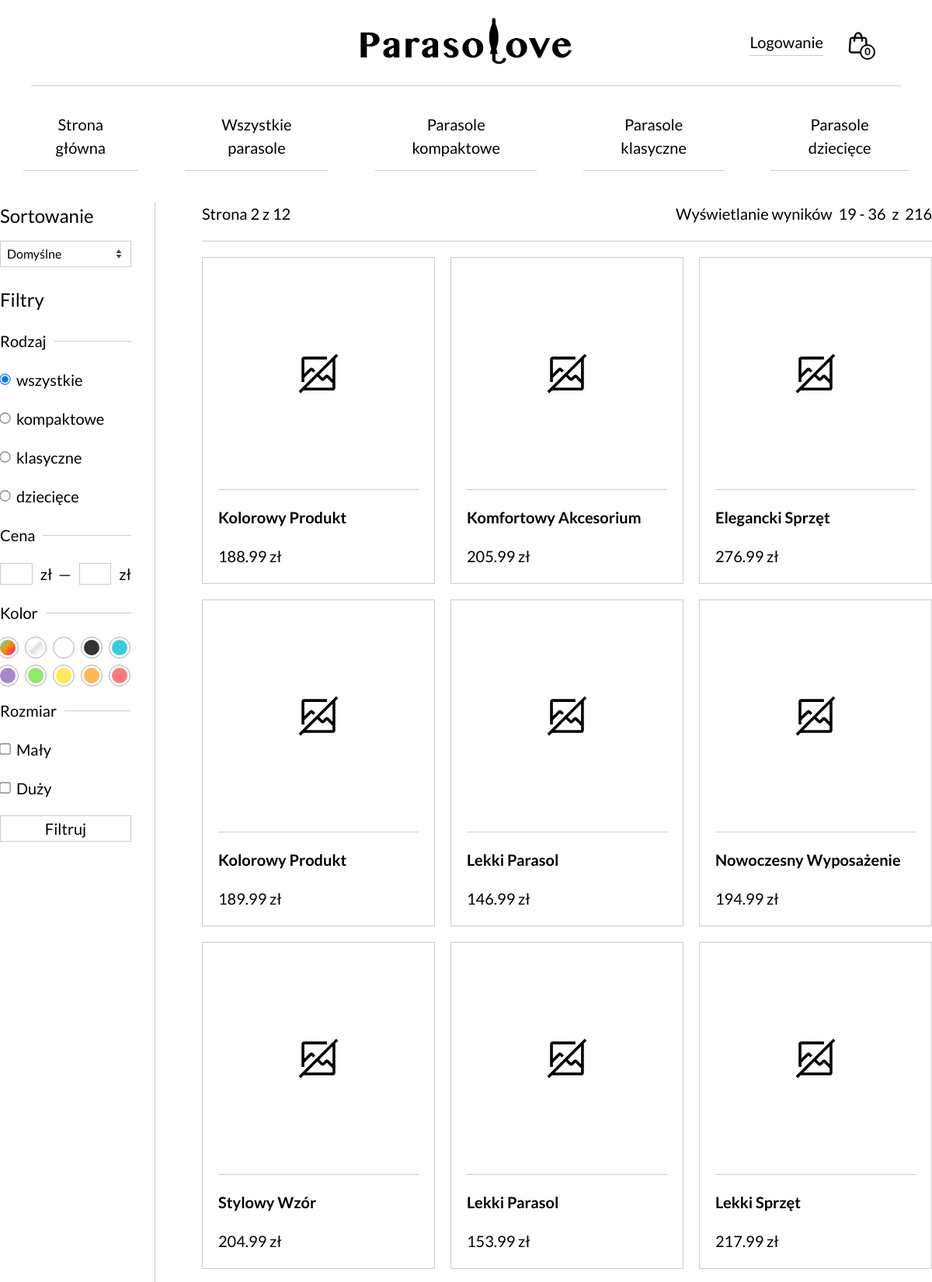
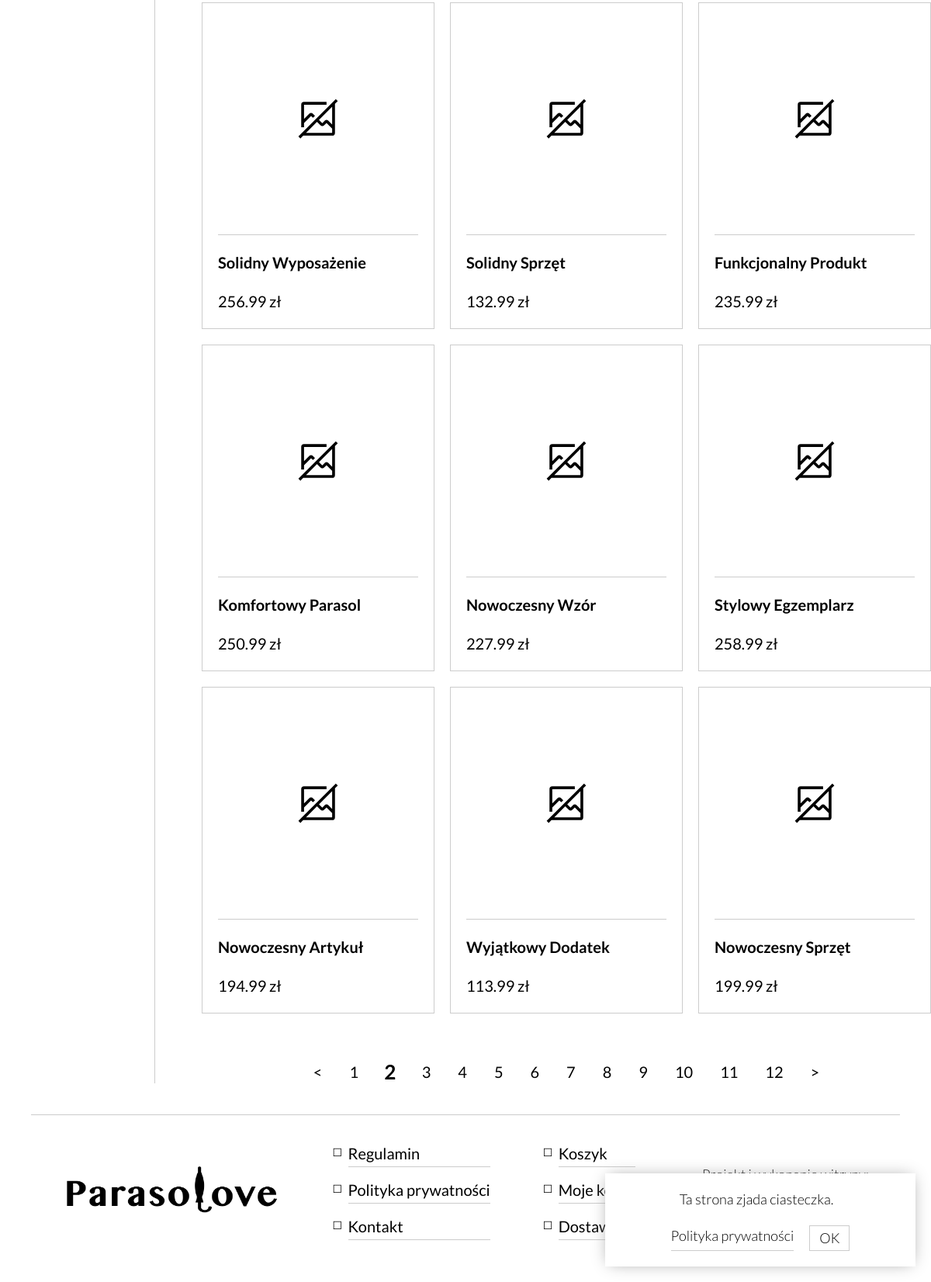
Screenshot of /pages/catalog.php?page=2 with the database file from the repository (2 pictures, top to bottom).
### tables this page shows
CREATE TABLE `category` (
  `category_id` int(11) NOT NULL,
  `name` varchar(45) NOT NULL
);

CREATE TABLE `color` (
  `color_id` int(11) NOT NULL,
  `name` varchar(20) NOT NULL,
  `hex_code` varchar(255) NOT NULL COMMENT 'color hex code with #'
);

CREATE TABLE `size` (
  `size_id` int(1) NOT NULL,
  `name` varchar(20) NOT NULL
);

CREATE TABLE `product` (
  `product_id` int(11) NOT NULL,
  `category_id` int(11) NOT NULL,
  `color_id` int(5) NOT NULL,
  `size_id` int(1) NOT NULL,
  `name` varchar(45) NOT NULL,
  `description` text NOT NULL,
  `price` decimal(10,2) NOT NULL,
  `quantity` int(11) NOT NULL,
  `is_archived` tinyint(1) NOT NULL DEFAULT 0
);

### pages/catalog.php (the view, shortened to what this page needs)
<?php
	require_once('components/htmlBegin.php');
	require_once('components/header.php');
?>
<div class="page-container">
	<div class="flex-container">
		<aside class="filters" style="user-select: none;">
			<div>
				<p style="font-size: 1.2rem;">Sortowanie</p>
				<form method="get" name="sort">
					<select name="sort" id="sort" onchange="this.form.submit()">
						<?php $sort = $_GET['sort'] ?? 'default'; ?>
						<option value="default" <?= $sort == 'default' ? 'selected' : ''?>>Domyślne</option>
					</select>
				</form>
			</div>
			<form method="get">
				<p style="font-size: 1.2rem;">Filtry</p>
				<div class="flex-container align-center row nowrap" style="gap: .5rem"> <span style="width: fit-content;"> Rodzaj </span> <hr> </div>
					<div><input type="radio" name="category" id="wszystkie" value="wszystkie" checked> <label for="wszystkie">wszystkie</label> </div>
					<?php
						$sql = "SELECT name FROM `category`";
						$result = mysqli_query($conn, $sql);
						while($row = mysqli_fetch_array($result)) {
							echo '<div> <input type="radio" name="category" id="' . $row["name"] . '" value="' . $row["name"] . '"> <label for="' . $row["name"] . '">' . $row["name"] . '</label> </div>';
						}
					?>
				<div class="flex-container align-center row nowrap" style="gap: .5rem"> <span style="width: fit-content;"> Cena </span> <hr> </div>
					<div class="cena-input">
						<input type="number" name="price-min" id="price-min" value="" style="margin-left: 0;"> <label for="price-min" style="min-width: fit-content;">zł &nbsp;&mdash;</label>
						<input type="number" name="price-max" id="price-max" value=""></label> <label for="price-max">zł</label>
					</div>
				<div class="flex-container align-center row nowrap" style="gap: .5rem"> <span style="width: fit-content;"> Kolor </span> <hr> </div>
					<div class="flex-container row" style="gap: .8rem">
						<?php
							$sql = "SELECT name, hex_code FROM `color`";
							$result = mysqli_query($conn, $sql);
							while($row = mysqli_fetch_array($result)) {
								echo '<label title="' . $row["name"] . '" value="' . $row["name"] . '" for="' . $row["name"] . '" class="color-checkbox-label" style="background: ' . $row["hex_code"] . '"></label> <input type="checkbox" name="color" id="' . $row["name"] . '" class="color-checkbox">';
							}
						?>
					</div>
				<div class="flex-container align-center row nowrap" style="gap: .5rem"> <span style="width: fit-content;"> Rozmiar </span> <hr> </div>
					<?php
						$sql = "SELECT name FROM `size`";
						$result = mysqli_query($conn, $sql);
						while($row = mysqli_fetch_array($result)) {
							echo '<div> <input type="checkbox" name="size" value="' . $row["name"] . '" id="' . $row["name"] . '"> <label for="' . $row["name"] . '">' . $row["name"] . '</label> </div>';
						}
					?>
				<input type="submit" value="Filtruj" class="btn">
			</form>
		</aside>
		<div class="flex-container flex-1" style="gap: 1rem;">
			<?php
				$data = getProducts($conn, $sort, true);
				$products = $data['products'];
				$currentPage = $data['pagination']['currentPage'];
				$totalPages = $data['pagination']['totalPages'];
				foreach ($products as $product) {
					echo '<a href="/produkt?id=' . $product['pro_product_id'] . '" class="product-card">
							'. getProductImage($product['pro_product_id']) .'
							<hr>
							<h4>' . $product['pro_name'] . '</h4>
							<p>' . $product['pro_price'] . ' zł</p>
						</a>';
				}
			?>
			<div class="flex-container align-center justify-center nowrap" style="gap: 1.75rem; margin-top: 2rem;">
				<a href="<?= ($currentPage > 1) ? '?page=' . $currentPage - 1 : '' ?>">&lt;</a>
				<?php for ($i = 1; $i <= $totalPages; $i++) { ?>
					<a href="?page=<?= $i ?>" <?= ($i == $currentPage) ? 'class="pagination-active"' : '' ?>> <?= $i ?> </a>
				<?php } ?>
				<a href="<?= ($currentPage < $totalPages) ? '?page=' . $currentPage + 1 : '' ?>">&gt;</a>
			</div>
		</div>
	</div>
</div>
<?php
	require_once('components/footer.php');
	require_once('components/htmlEnd.php');
?>

### components/header.php (shortened to what this page needs)
<header>
	<div class="block">
		<a href="/">
			<img src="assets/site-images/parasolove-logo.png" alt="Logo" class="logo">
		</a>
	</div>
	<div class="block header-right">
		<?php if (isset($_SESSION['user_id']) && $_SESSION['user_role'] == "client") { ?>
			<a href="/konto" class="link">Moje konto</a>
			<a href="/wyloguj" class="link">Wyloguj</a>
		<?php } else if (isset($_SESSION['user_id']) && $_SESSION['user_role'] == "admin") { ?>
			<a href="/panel-sprzedawcy" class="link">Panel sprzedawcy</a>
			<a href="/wyloguj" class="link">Wyloguj</a>
		<?php } else { ?>
			<div class="login-wrapper" style="position: relative;">
				<span class="link" onclick="popup()" style="cursor: pointer; user-select: none;">Logowanie</span>
			</div>
		<?php } ?>
		<a href="/koszyk" class="shopping-bag-icon"><img src="assets/site-images/shopping-bag.svg" alt="Koszyk" class="icon"></a>
	</div>
</header>
<nav>
	<ul>
		<li><a href="/">Strona główna</a></li>
		<li><a href="/katalog">Wszystkie parasole</a></li>
		<?php
			$sql = "SELECT name FROM `category` LIMIT 3";
			$result = mysqli_query($conn, $sql);
			while($row = mysqli_fetch_array($result)) {
				echo "<li> <a href='/katalog?category=" . $row['name'] . "'> Parasole " . $row['name'] . "</a> </li>";
			}
		?>
	</ul>
</nav>
<div class="infoPopup flex align-center justify-center flex-column wrap gap-m" id="cookieBox">
	<p>Ta strona zjada ciasteczka.</p>
	<div class="flex flex row no-wrap gap-m">
		<a href="/dokumenty/polityka-prywatności" class="link">Polityka prywatności</a>
		<input type="submit" id="accept-cookie" class="btn flex-0" value="OK" onclick="acceptCookie()" style="padding: .1rem .6rem;">
	</div>
</div>

### handlers/functions.php (shortened to what this page needs)
<?php
	function getProductImage($id, $index = 0) {
		$imageName = $id . '-' . $index . '.webp';
		$filePath = 'assets/product/' . $imageName;
		$src = file_exists($filePath) ? $filePath : 'assets/site-images/no-image.svg';
		if ($src == 'assets/site-images/no-image.svg') {
			return '<img src="' . $src . '" style="padding: 5em;" loading="lazy">';
		} else {
			return '<img src="' . $src . '" loading="lazy">';
		}
	}
	function getProducts($conn, $sort = 'default', $pagination = false) {
		$sortOptions = [
			'default' => 'pro_product_id DESC',
			'price-asc' => 'pro_price ASC',
			'price-desc' => 'pro_price DESC',
			'name-asc' => 'pro_name ASC',
			'name-desc' => 'pro_name DESC',
			'category-asc' => 'cat_name ASC',
			'category-desc' => 'cat_name DESC',
			'id-asc' => 'pro_product_id ASC',
			'id-desc' => 'pro_product_id DESC',
			'color-asc' => 'col_name ASC',
			'color-desc' => 'col_name DESC',
			'size-asc' => 'siz_name ASC',
			'size-desc' => 'siz_name DESC',
			'quantity-asc' => 'pro_quantity ASC',
			'quantity-desc' => 'pro_quantity DESC'
		];
		$sort = $sortOptions[$sort] ?? $sortOptions['default'];
			$paginationSql = '';
			$paginationStart = 0;
			$pageNumber = 1;
			$recordsPerPage = 18;
			$numberOfRecords = 0;
			$numberOfPages = 1;
			$hideArchived = '';
			if ($pagination) {
				$numberOfRecords = mysqli_fetch_assoc( mysqli_query( $conn, 'SELECT COUNT(*) AS count FROM product WHERE is_archived = 0' ) )['count'];
				$numberOfPages = ceil($numberOfRecords / $recordsPerPage);
				if (isset($_GET['page']) && is_numeric($_GET['page'])) {
					$pageNumber = max(1, min($_GET['page'], $numberOfPages));
				}
				$paginationStart = ($pageNumber - 1) * $recordsPerPage;
				$paginationSql = " LIMIT $paginationStart, $recordsPerPage";
				$hideArchived = "WHERE pro.is_archived = 0";
			}
			if ($pagination) {
				$startRecord = $paginationStart + 1;
				$endRecord = min($paginationStart + $recordsPerPage, $numberOfRecords);
				echo '<div class="flex-container align-center flex-row nowrap gap-m" style="justify-content: space-between">';
					echo "<p> Strona $pageNumber z $numberOfPages </p>";
					echo "<p> Wyświetlanie wyników&nbsp; $startRecord - $endRecord &nbsp;z&nbsp; $numberOfRecords </p>";
				echo '</div><hr>';
			}
		$sql = 'SELECT
					pro.product_id 		AS pro_product_id,
					pro.category_id 	AS pro_category_id,
					pro.color_id 		AS pro_color_id,
					pro.size_id 		AS pro_size_id,
					pro.name 			AS pro_name,
					pro.description 	AS pro_description,
					pro.price 			AS pro_price,
					pro.quantity 		AS pro_quantity,
					pro.is_archived 	AS p_is_archived,
					category.name 		AS cat_name,
					color.name 			AS col_name,
					color.hex_code		AS col_hex_code,
					size.name 			AS siz_name
				FROM product pro
				JOIN category ON pro.category_Id = category.category_Id
				JOIN color ON pro.color_Id = color.color_Id
				JOIN size ON pro.size_Id = size.size_Id ' .
				$hideArchived . '
			    ORDER BY ' . $sort . $paginationSql;
		$result = mysqli_query($conn, $sql);
		return [
			'products' => mysqli_fetch_all($result, MYSQLI_ASSOC),
			'pagination' => [
				'currentPage' => $pageNumber,
				'totalPages' => $numberOfPages
			]
		];
	}
?>

### rows the page displays
category: name "kompaktowe"
category: name "klasyczne"
category: name "dziecięce"
size: name "Mały"
size: name "Duży"
product: name "Kolorowy Produkt", price "188.99"
product: name "Komfortowy Akcesorium", price "205.99"
product: name "Elegancki Sprzęt", price "276.99"
product: name "Kolorowy Produkt", price "189.99"
product: name "Lekki Parasol", price "146.99"
product: name "Nowoczesny Wyposażenie", price "194.99"
product: name "Stylowy Wzór", price "204.99"
product: name "Lekki Parasol", price "153.99"
product: name "Lekki Sprzęt", price "217.99"
product: name "Solidny Wyposażenie", price "256.99"
product: name "Solidny Sprzęt", price "132.99"
product: name "Funkcjonalny Produkt", price "235.99"
product: name "Komfortowy Parasol", price "250.99"
product: name "Nowoczesny Wzór", price "227.99"
product: name "Stylowy Egzemplarz", price "258.99"
product: name "Nowoczesny Artykuł", price "194.99"
product: name "Wyjątkowy Dodatek", price "113.99"
product: name "Nowoczesny Sprzęt", price "199.99"

### other values shown
$pageNumber "2"
$numberOfPages "12"
$startRecord "19"
$endRecord "36"
$numberOfRecords "216"
